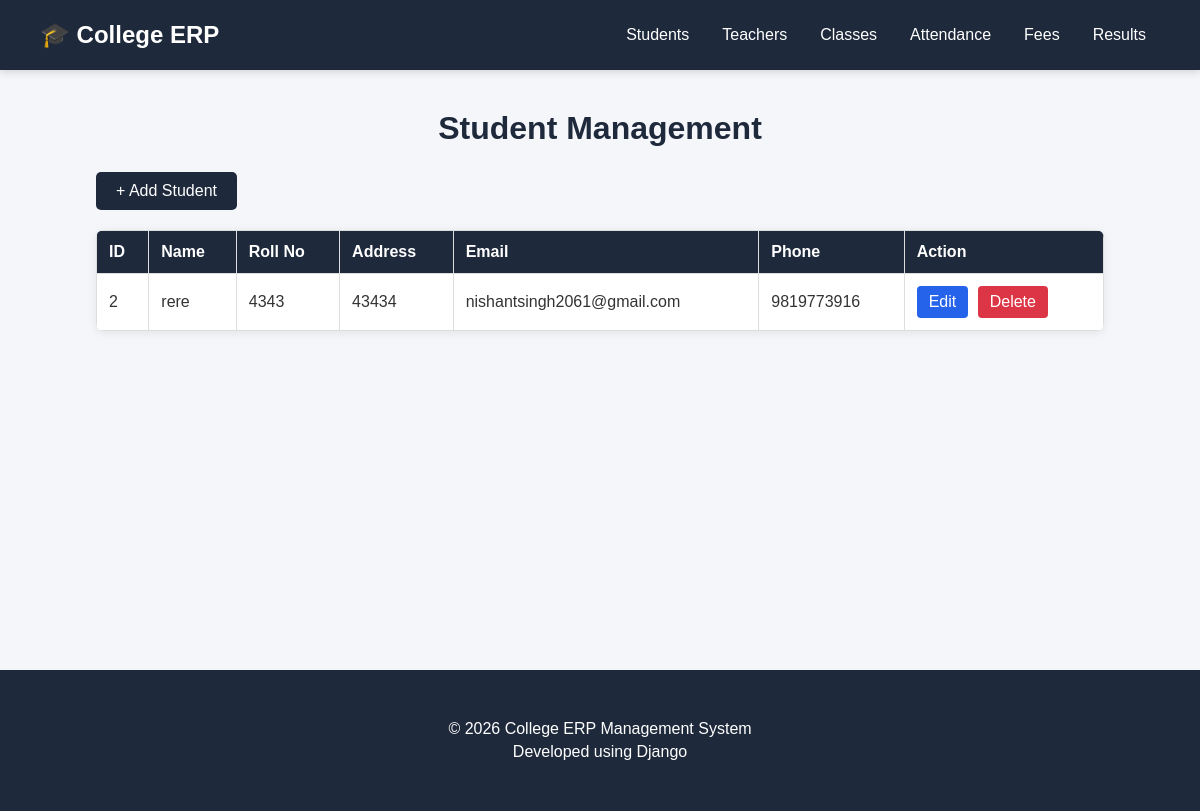
/students/, run on an earlier commit of the app's database.
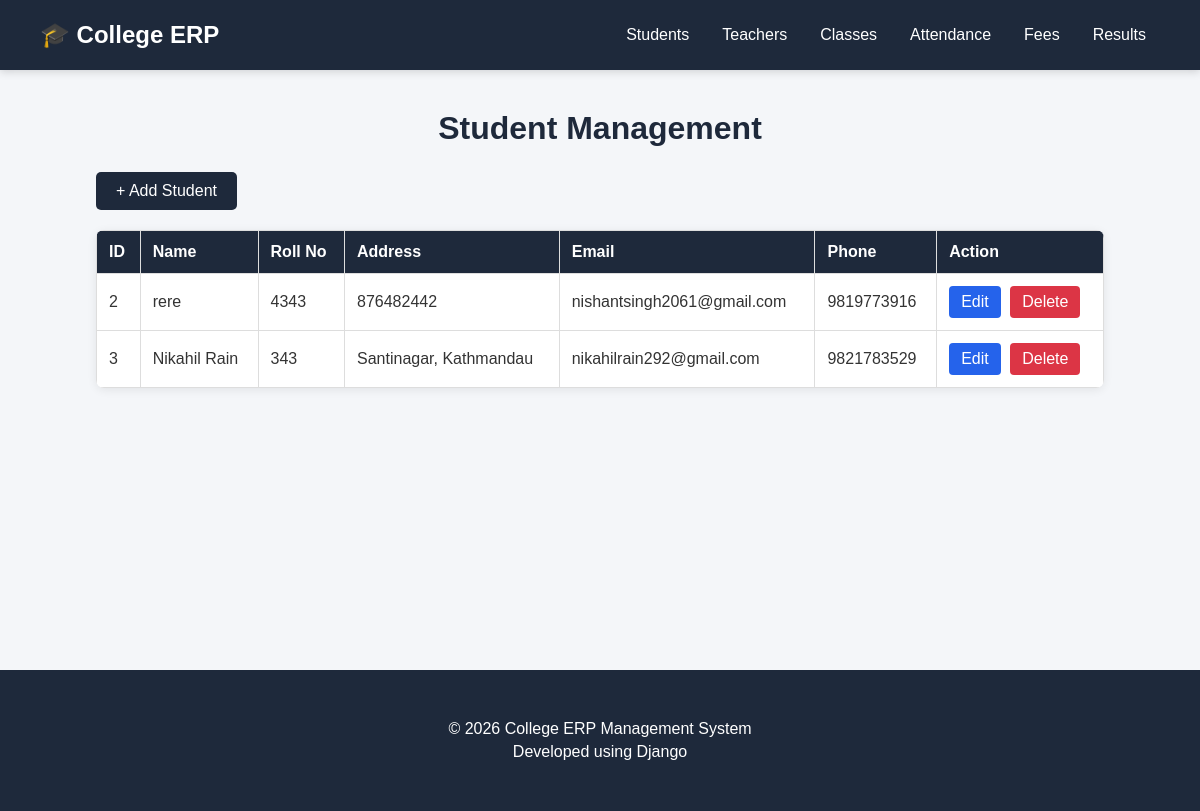
And on a later commit of the database.
### students/models.py (models this page shows, shortened)
class Student(models.Model):
    name = models.CharField(max_length=100)
    roll_no = models.IntegerField(unique=True)
    address = models.TextField()
    email = models.EmailField(unique=True)
    phone = models.TextField(max_length=15)
    gender = models.CharField(max_length=20, blank=True, null=True)
    date_of_birth = models.DateField(null=True, blank=True)
    admission_date = models.DateTimeField(default=timezone.now)

### students/views.py (the view)
# urls.py: path("", views.student, name="student"),
def student(request):
    students = Student.objects.all()
    stu = Title.objects.all()
    return render (request, "students/student.html",  {
            "students": students,
            "stu": stu,
        })

### students/templates/students/student.html
{% extends 'base.html' %} {% block title %} Students {% endblock %} {% block content %}
<div class="container">
    {% for title in stu %}
    <h1>{{ title.title }}</h1>
    {% empty %}
    <h1>Student Management</h1>
    {% endfor %}
    <a href="{% url 'add_student' %}" class="add-btn">
        + Add Student
    </a>
    <table>
        <thead>
            <tr>
                <th>ID</th>
                <th>Name</th>
                <th>Roll No</th>
                <th>Address</th>
                <th>Email</th>
                <th>Phone</th>
                <th>Action</th>
            </tr>
        </thead>
        <tbody>
            {% for student in students %}
            <tr>
                <td>{{ student.id }}</td>
                <td>{{ student.name }}</td>
                <td>{{ student.roll_no }}</td>
                <td>{{ student.address }}</td>
                <td>{{ student.email }}</td>
                <td>{{ student.phone }}</td>
                <td>
                    <a href="{% url 'update_student' student.id %}" class="edit-btn">
                        Edit
                    </a>
                    <a href="{% url 'delete_student' student.id %}" class="delete-btn">
                        Delete
                    </a>
                </td>
            </tr>
            {% empty %}
            <tr>
                <td colspan="7" class="empty-message">
                    No students found.
                </td>
            </tr>
            {% endfor %}
        </tbody>
    </table>
</div>
{% endblock %}

What changed in the data, as far as the page shows it:
changed Student "rere": address "43434" → "876482442"
added Student: id "3", name "Nikahil Rain", roll_no "343", address "Santinagar, Kathmandau", email "nikahilrain292@gmail.com", phone "9821783529"
